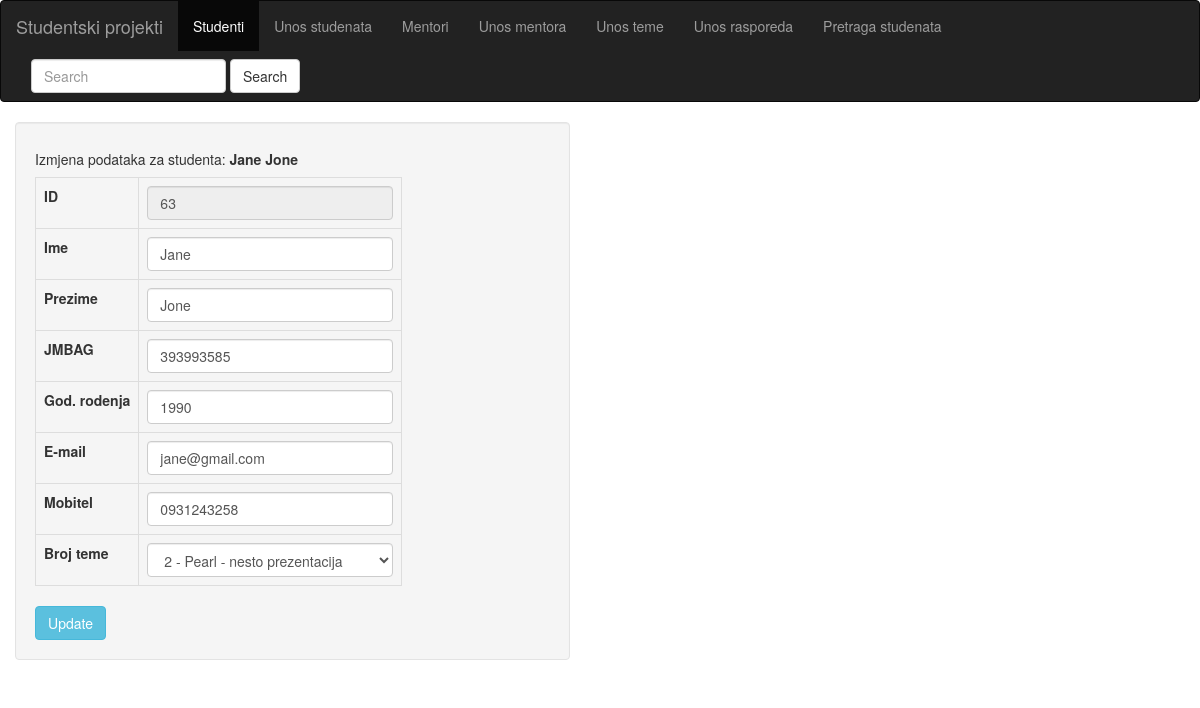
/update_student.php?radioUpdate=63, run on the app's committed database.
### tables this page shows
CREATE TABLE `student` (
  `idStudent` int(11) NOT NULL,
  `ime` char(20) NOT NULL,
  `prezime` char(40) NOT NULL,
  `JMBAG` bigint(10) NOT NULL,
  `godRod` int(5) NOT NULL,
  `mob` varchar(20) NOT NULL,
  `email` varchar(50) NOT NULL,
  `idTema` int(11) NOT NULL
);

### update_student.php (the view, shortened to what this page needs)
<!DOCTYPE html>
<html>
    <head>
      <nav class="navbar navbar-inverse">
        <div class="container-fluid">
          <div class="navbar-header">
            <a class="navbar-brand" href="index.php">Studentski projekti</a>
          </div>
          <ul class="nav navbar-nav">
            <li class="active"><a href="sort_student.php">Studenti</a></li>
            <li><a href="unos_student.php">Unos studenata</a></li>
			<li><a href="table_mentor.php">Mentori</a><li>
			<li><a href="unos_mentor.php">Unos mentora</a><li>
			<li><a href="unos_tema.php">Unos teme</a></li>
			<li><a href="unos_raspored.php">Unos rasporeda</a></li>
            <li><a href="find_student.php">Pretraga studenata</a></li>
          </ul>
          <form class="navbar-form navbar-left" action="find_student.php" method="GET">
              <div class="form-group">
               <input type="text" name="searching" class="form-control" placeholder="Search">
              </div>
             <input type="submit" value="Search" class="btn btn-default">
            </form>
            </div>
      </nav>
      <link href = "//maxcdn.bootstrapcdn.com/bootstrap/3.3.1/css/bootstrap.min.css" rel = "stylesheet">
    </head>
    <body>
    <?php
        $dbuser = "DB_USER";
		$dbpass = "DB_PASS";
		$dbname = "DB_NAME";
        $conn = mysqli_connect("localhost", $dbuser, $dbpass)
        or die("Pogreska spajanja: " . mysqli_error($conn));
        mysqli_select_db($conn, $dbname);
    ?>
    <div class="container pull-left">
       <div class="row">
          <div class="col-lg-6">
        <form class="well" action ="update_student.php" method="GET">
        <?php
          if (isset($_GET['radioUpdate'])) {
             $idStudenta = $_GET['radioUpdate'];
             $imePrezimeStudenta = "SELECT * FROM student WHERE idStudent = '$idStudenta';";
             $resultImePrezime = mysqli_query($conn, $imePrezimeStudenta);
             $cijeliArrayStudent = mysqli_fetch_array($resultImePrezime);
             $ime = $cijeliArrayStudent['ime'];
             $prezime = $cijeliArrayStudent['prezime'];
             $jmbag = $cijeliArrayStudent['JMBAG'];
             $godRod = $cijeliArrayStudent['godRod'];
             $mob = $cijeliArrayStudent['mob'];
             $email = $cijeliArrayStudent['email'];
             $idTema = $cijeliArrayStudent['idTema'];
           }
        ?>
         <p class="h5">Izmjena podataka za studenta: <?php  if (isset($_GET['radioUpdate'])) { echo "<b>"; echo $ime . " " . $prezime; echo "</b>";} else if (isset($_GET['update'])) { echo "<b>"; echo $tempIme . " " . $tempPrezime; echo "</b>";}?> </p>
            <table style="width: auto"; class="table table-bordered">
                <tr><th>ID</th><td><input class='form-control' id="idStudenta" name="idStudenta" readonly="true" value="<?php echo $idStudenta;?>"></input></td></tr>
                <tr><th>Ime</th><td><input class='form-control' type="textbox" name="ime" value="<?php if (isset($_GET['radioUpdate']) or isset($_GET['ime'])) { echo $ime;}?>"></td></tr>
                <tr><th>Prezime</th><td><input class='form-control' type="textbox" name="prezime" value="<?php if (isset($_GET['radioUpdate']) or isset($_GET['prezime'])) { echo $prezime;}?>"></td></tr>
                 <tr><th>JMBAG</th><td><input class='form-control' type="textbox" name="jmbag" value="<?php if (isset($_GET['radioUpdate']) or isset($_GET['jmbag'])) { echo $jmbag;}?>"></td></tr>
                <tr><th>God. rodenja</th><td><input class='form-control' type="textbox" name="godRod" value="<?php if (isset($_GET['radioUpdate']) or isset($_GET['godRod'])) { echo $godRod;}?>"></td></tr>
                <tr><th>E-mail</th><td><input class='form-control' type="textbox" name="email" value="<?php if (isset($_GET['radioUpdate']) or isset($_GET['email'])) { echo $email;}?>"></td></tr>
                <tr><th>Mobitel</th><td><input class='form-control' type="textbox" name="mob" value="<?php if (isset($_GET['radioUpdate']) or isset($_GET['mob'])) { echo $mob;}?>"></td></tr>
                <tr><th>Broj teme</th><td>
                   <?php
                   $sql = "SELECT idTema, jezik, prezentacija FROM tema ORDER BY idTema";
                   $result = mysqli_query($conn, $sql);
                   echo "<select class='form-control' name='idTemaDropDown' >";
                   while ($row = mysqli_fetch_array($result)) {
                        if ($row['idTema'] == $idTema or $row['idTema'] == $_GET['idTemaDropDown']) {
                          echo "<option selected = 'selected' value='" . $row['idTema'] . "'>" . $row['idTema'] . " - " . $row['jezik'] . " - " . $row['prezentacija'] . "</option>";
                        } else {
                          echo "<option value='" . $row['idTema'] . "'>" . $row['idTema'] . " - " . $row['jezik'] . " - " . $row['prezentacija'] . "</option>";
                        }
                   }
                    echo "</select>";?></td></tr>
            </table>
            <input class="btn btn-info" name="update" type="submit" id="update" value="Update">
        </form>
        </div>
      </div>
    </div>
    </body>
</html>

### update_student.php (style rules this page uses)
table,tr,th,td { border: 1px solid black; }

### data on the page
student: ime "Jane", prezime "Jone", jmbag "393993585", godRod "1990", email "jane@gmail.com", mob "0931243258"

### other printed values
form field idTemaDropDown "2 - Pearl - nesto prezentacija"
